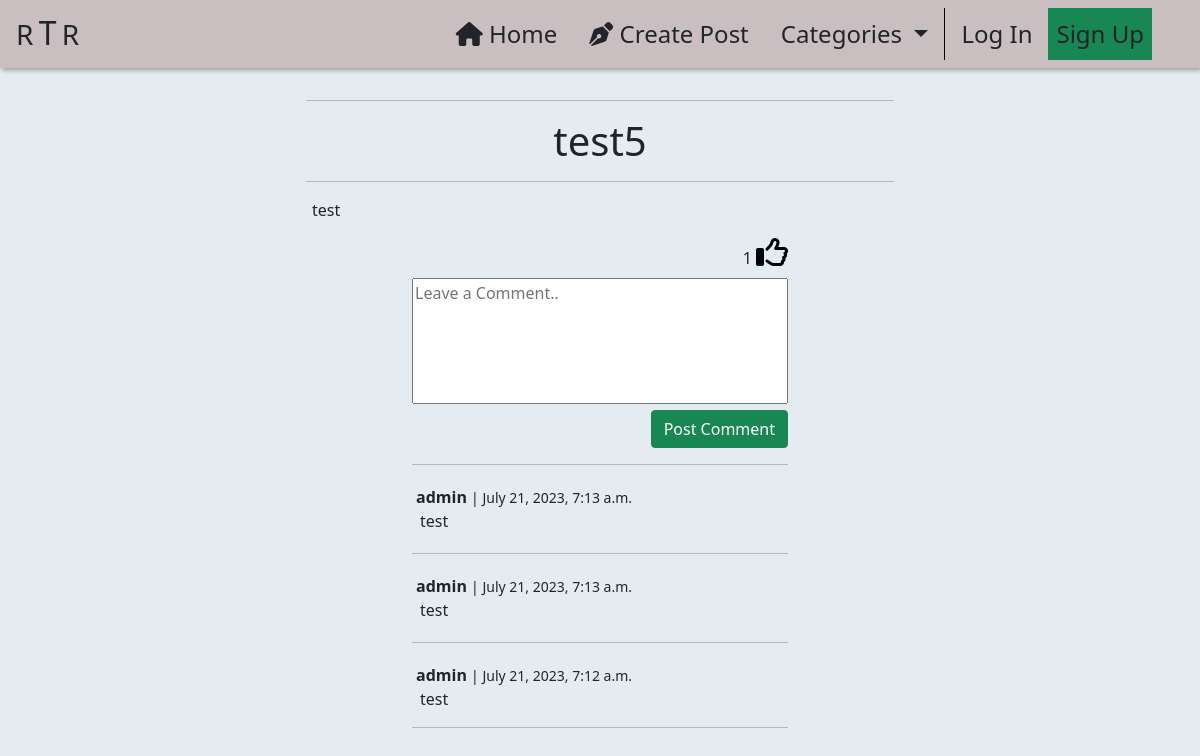
Screenshot of /post_detail/test5-admin1/ with the database file from the repository.
### home/models.py (models this page shows, shortened)
class Post(models.Model):
    title = models.CharField(max_length=200)
    slug = models.SlugField(
        max_length=200,
        null=True,
        blank=True
    )
    author = models.ForeignKey(
        User,
        on_delete=models.CASCADE,
        related_name='posts'
    )
    excerpt = models.TextField(max_length=300, null=True, blank=True)
    content = models.TextField()
    category = models.ForeignKey(
        Category,
        max_length=30,
        null=True,
        blank=True,
        on_delete=models.SET_NULL
    )
    created_on = models.DateTimeField(auto_now_add=True)
    status = models.IntegerField(choices=STATUS, default=1)
    likes = models.ManyToManyField(User, related_name='likes', blank=True)
    class Meta:
        ordering = ['-created_on']
    def number_of_likes(self):
        return self.likes.count()

class Comment(models.Model):
    post = models.ForeignKey(
        Post,
        on_delete=models.CASCADE,
        related_name="comments"
    )
    author = models.ForeignKey(
        User,
        on_delete=models.CASCADE,
        related_name='user_comments'
    )
    body = models.TextField(max_length=300)
    created_on = models.DateTimeField(auto_now_add=True)
    approved = models.BooleanField(default=True)
    parent = models.ForeignKey(
        'self',
        null=True,
        blank=True,
        on_delete=models.CASCADE,
        related_name='replies'
    )
    class Meta:
        ordering = ['-created_on']

### post_detail/views.py (the view)
# urls.py: path('<slug:slug>/', views.post_detail, name='post_detail'),
def post_detail(request, slug, *args, **kwargs):
    queryset = Post.objects.filter(status=1)
    post = get_object_or_404(queryset, slug=slug)
    comments = post.comments.all().order_by("-created_on")
    comment_count = post.comments.filter(approved=True).count()
    liked = False
    commented = False
    if post.likes.filter(id=request.user.id).exists():
        liked = True
    if request.method == "POST":
        comment_form = CommentForm(data=request.POST)
        if comment_form.is_valid():
            comment_form.instance.email = request.user.email
            comment_form.instance.author = request.user
            comment = comment_form.save(commit=False)
            comment.post = post
            comment.save()
            messages.add_message(
                request, messages.SUCCESS,
                'Your comment has beens posted!'
            )
            comment_form = CommentForm()
    else:
        comment_form = CommentForm()
    return render(
        request,
        'post_detail/post_detail.html',
        {
            "post": post,
            "comments": comments,
            "comment_count": comment_count,
            "liked": liked,
            "comment_form": comment_form
        },
    )

### post_detail/forms.py
class CommentForm(forms.ModelForm):
    class Meta:
        model = Comment
        fields = ('body',)
        labels = {'body': ''}
        widgets = {
            'body': forms.Textarea(attrs={
                    'class': 'w-100 h-100',
                    'cols': 80,
                    'rows': 5,
                    'placeholder': 'Leave a Comment..',
                })
        }

### home/context_processors.py (called while the page is built)
def categories(request):
    return {
        'categories': Category.objects.all()
    }

### home/models.py (called while the page is built)
    def get_friendly_name(self):
        return self.friendly_name

### post_detail/templates/post_detail/post_detail.html (shortened to what this page needs)
{% extends "base.html" %}
{% load static %}
{% block content %}
    <div class="container-fluid mt-3">
        <div class="row text-center">
            <div class="col-12 text-center">
                <hr class="w-50 post-title-space">
                <h1>{{ post.title }}</h1>
                <hr class="w-50 post-title-space">
            </div>
        </div>
        <div class="row">
            <div class="col-12 col-md-10 col-lg-8 col-xl-6
                        offset-md-1 offset-lg-2 offset-xl-3 mb-4">
                {{ post.content|safe|urlize }}
            </div>
        </div>
        <div class="row">
            <div class="col-12 col-sm-8 col-md-6 col-xl-4
                        offset-sm-2 offset-md-3 offset-xl-4 mb-2">
                <div class="form-right-container d-flex justify-content-end">
                    <form class="like-form"
                          action="{% url 'post_like' post.slug %}"
                          method="POST">
                        {{ post.number_of_likes }}
                        {% if liked %}
                            <button class="p-0 m-0 border-0 bg-alice" type="submit">
                                <i class="fa-regular fa-thumbs-up fa-2xl d-block mb-3" style="color: #0047AB"></i>
                            </button>
                        {% else %}
                            <button class="p-0 m-0 border-0 bg-alice" type="submit">
                                <i class="fa-regular fa-thumbs-up fa-2xl d-block mb-3"></i>
                            </button>
                        {% endif %}
                    </form>
                </div>
            </div>
        </div>
        <div class="row">
            <div class="col-12 col-sm-8 col-md-6 col-xl-4
                        offset-sm-2 offset-md-3 offset-xl-4">
                <form action="" method="POST">
                    {{ comment_form }}
                    <div class="row">
                        <div class="col-12 text-end">
                            <button type="submit" class="btn btn-success">Post Comment</button>
                        </div>
                    </div>
                </form>
            </div>
        </div>
        {% for comment in comments %}
            <div class="row">
                <div class="col-12 col-sm-8 col-md-6 col-xl-4
                            offset-sm-2 offset-md-3 offset-xl-4">
                    <hr>
                    <p class="mb-0 mt-1 ms-1 d-inline-block"><strong>{{ comment.author }}</strong></p>
                    <small> | {{ comment.created_on }}</small>
                    <p class="mb-1 ms-2">{{ comment.body }}</p>
                    {% if forloop.counter == comments.count %}
                        <hr>
                    {% endif %}
                </div>
            </div>
        {% endfor %}
    </div>
{% endblock %}

### static/css/base.css (style rules this page uses)
textarea { resize: none; width: 500px; max-width: 100%; }
.post-title-space { margin-left: 25%; }
.bg-alice { background-color: #E4EBF1; }

### rows the page displays
Post: title "test5", content "test", number_of_likes "1"
Comment: author "admin", created_on "July 21, 2023, 7:13 a.m.", body "test"
Comment: author "admin", created_on "July 21, 2023, 7:13 a.m.", body "test"
Comment: author "admin", created_on "July 21, 2023, 7:12 a.m.", body "test"
